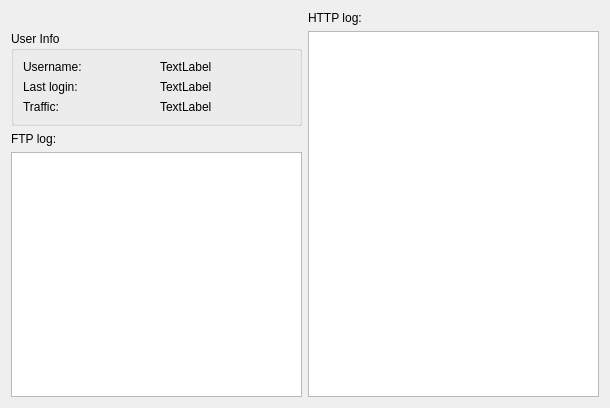
<?xml version="1.0" encoding="UTF-8"?>
<ui version="4.0">
 <class>userInfoWidget</class>
 <widget class="QWidget" name="userInfoWidget">
  <property name="geometry">
   <rect>
    <x>0</x>
    <y>0</y>
    <width>610</width>
    <height>408</height>
   </rect>
  </property>
  <property name="windowTitle">
   <string>Form</string>
  </property>
  <layout class="QGridLayout" name="gridLayout_2">
   <item row="0" column="1">
    <widget class="QLabel" name="label_2">
     <property name="text">
      <string>HTTP log:</string>
     </property>
    </widget>
   </item>
   <item row="1" column="0">
    <widget class="QGroupBox" name="groupBox">
     <property name="title">
      <string>User Info</string>
     </property>
     <layout class="QGridLayout" name="gridLayout">
      <item row="1" column="0">
       <widget class="QLabel" name="label_4">
        <property name="text">
         <string>Last login:</string>
        </property>
       </widget>
      </item>
      <item row="2" column="0">
       <widget class="QLabel" name="label_5">
        <property name="text">
         <string>Traffic:</string>
        </property>
       </widget>
      </item>
      <item row="1" column="1">
       <widget class="QLabel" name="lastLoginLabel">
        <property name="text">
         <string>TextLabel</string>
        </property>
       </widget>
      </item>
      <item row="2" column="1">
       <widget class="QLabel" name="trafficLabel">
        <property name="text">
         <string>TextLabel</string>
        </property>
       </widget>
      </item>
      <item row="0" column="0">
       <widget class="QLabel" name="label">
        <property name="text">
         <string>Username:</string>
        </property>
       </widget>
      </item>
      <item row="0" column="1">
       <widget class="QLabel" name="usernameLabel">
        <property name="text">
         <string>TextLabel</string>
        </property>
       </widget>
      </item>
     </layout>
    </widget>
   </item>
   <item row="1" column="1" rowspan="3">
    <widget class="QListWidget" name="httpListWidget"/>
   </item>
   <item row="2" column="0">
    <widget class="QLabel" name="label_3">
     <property name="text">
      <string>FTP log:</string>
     </property>
    </widget>
   </item>
   <item row="3" column="0">
    <widget class="QListWidget" name="ftpListWidget"/>
   </item>
  </layout>
 </widget>
 <resources/>
 <connections/>
</ui>
